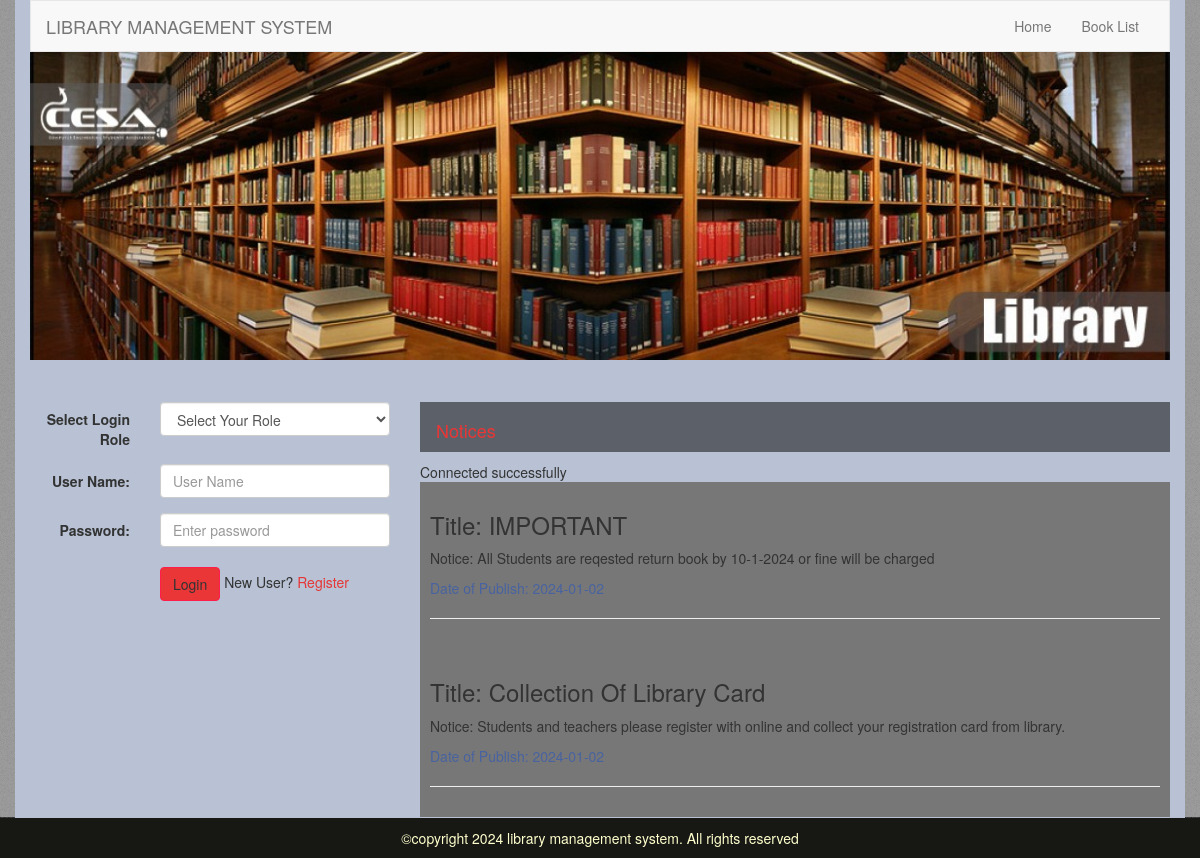
The page / on the database its author committed.
### tables this page shows
CREATE TABLE `notice` (
  `id` int(11) NOT NULL,
  `title` varchar(30) NOT NULL,
  `notice` text NOT NULL,
  `date_of_publish` date NOT NULL
);

### index.php (the view, shortened to what this page needs)
<!DOCTYPE html>
<html lang="en">
<head>
<link href="css/bootstrap.min.css" rel="stylesheet">
<link href="css/mystyle.css" rel="stylesheet">
</head>
<body>
<div class="container">
  <header class="header">
    <nav class="navbar navbar-default">
      <div class="container-fluid">
        <div class="navbar-header">
          <a class="navbar-brand" href="#">LIBRARY MANAGEMENT SYSTEM</a> </div>
        <div class="collapse navbar-collapse" id="bs-example-navbar-collapse-1">
          <ul class="nav navbar-nav navbar-right">
            <li><a href="index.php">Home</a></li>
            <li><a href="booklist.php">Book List</a></li>
          </ul>
        </div>
      </div>
    </nav>
  </header>
  </div>
  <div class="container">
    <div class="row">
      <div class="col-md-12 slider"> <img class="img-responsive" src="images/LibBG.jpg"/> </div>
    </div>
  </div>
  <div class="content_area">
    <div class="container">
      <div class="row">
        <div class="col-md-4">
          <form class="form-horizontal" role="form" action="newlog.php" method="POST">
                <div class="form-group">
                  <label class="control-label col-sm-4" for="dept">Select Login Role</label>
                  <div class="col-sm-8">
                  <select class="form-control" id="dept" name="userrole">
                    <option value="select">Select Your Role</option>
                  </select>
                   </div>
                </div>
                <div class="form-group">
                  <label class="control-label col-sm-4" for="email">User Name:</label>
                  <div class="col-sm-8">
                    <input type="username" class="form-control" id="username" name="username" placeholder="User Name">
                  </div>
                </div>
                <div class="form-group">
                  <label class="control-label col-sm-4" for="pwd">Password:</label>
                  <div class="col-sm-8">
                    <input type="password" class="form-control" id="password" name="password" placeholder="Enter password"><br/>
                    <button type="submit" class="btn btn-default" name="login">Login</button> <span> New User? <a href="registration.php">Register</a>
                  </div>
                </div>
              </form>
        </div>
        <div class="col-md-8">
          <article>
            <p class="welcome" style="font-size:18px;">Notices</p>
            <?php
               require 'newcon.php';
                $data = mysqli_query($link,"Select * from notice ORDER BY id DESC limit 2;");
               while($row = mysqli_fetch_array($data)) {?>
               <div style="background:#777777;padding:10px;"><h3>Title: <?php echo $row['title'];?></h3>
                Notice:  <?PHP echo $row['notice']; ?></p>
              <p style="color:#4863A0;">Date of Publish:  <?PHP echo $row['date_of_publish'];?></p>
              <hr/>
              </div>
              <?php } ?>
            </article>
        </div>
      </div>
    </div>
  </div>
 <?php include('footer.php');?>

### newcon.php (shortened to what this page needs)
<?php
echo 'Connected successfully';
?>

### footer.php (shortened to what this page needs)
<footer class="footer-wrapper">
    <div class="container">
      <div class="row">
        <div class="col-sm-3"></div>
        <div class="col-sm-3"> </div>
        <div class="col-sm-3"></div>
        <div class="col-sm-3"></div>
      </div>
    </div>
    <div class="footerlast">
    	<p class="lastfooter">&copy;copyright 2024 library management system. All rights reserved</p>
    </div>
  </footer>
</body>
</html>

### css/mystyle.css (style rules this page uses)
a { text-decoration:none; color:#e63636; }
.btn-default { border-color:#FF1D4D;background: #EA3636; }
body { background:url(../images/body-bg.png); }
.slider { height:350px; }
.navbar { margin-bottom: 0px;border-radius:0px; }
.footer-wrapper { background: url(../images/panel-bg.png);color:#fff; }
.footerlast { height: 40px;background: #171814;color:#ffc;text-align: center; }
.lastfooter { margin: 0 auto; padding: 10px; }
.container { background: #B8C2D4; }
.welcome { height: 50px; background:rgba(0,0,0,0.50);padding: 16px;color: #EA3636; }

### rows shown on the page
notice: title "IMPORTANT", notice "All Students are reqested return book by 10-1-2024 or fine will be charged", date_of_publish "2024-01-02"
notice: title "Collection Of Library Card", notice "Students and teachers please register with online and collect your registration card from library.", date_of_publish "2024-01-02"
